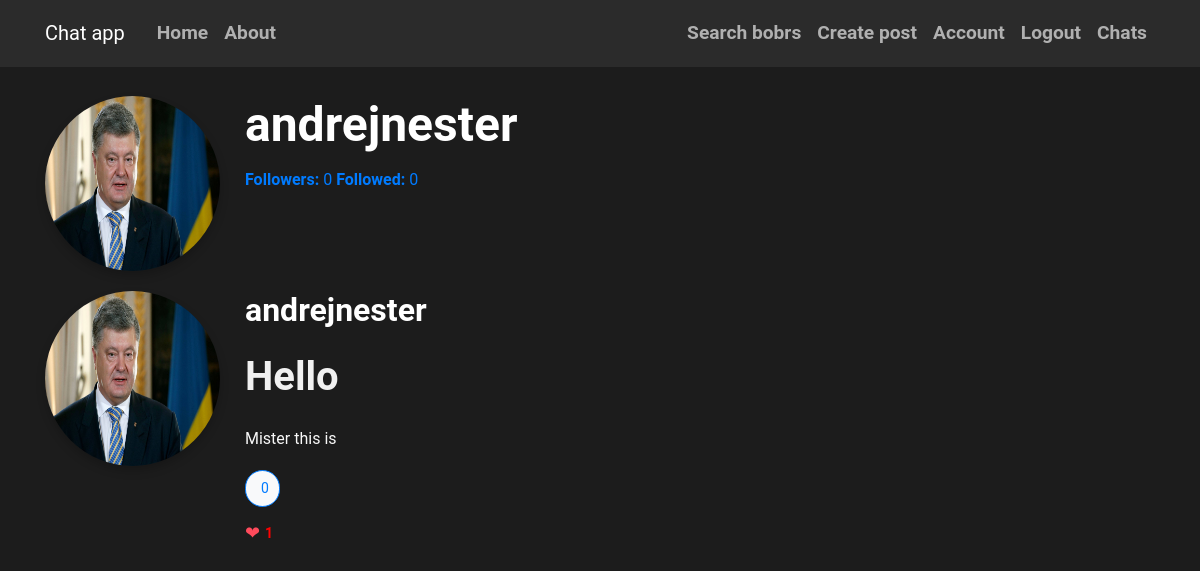
Before: /user_info/andrejnester (signed in) with the older database file.
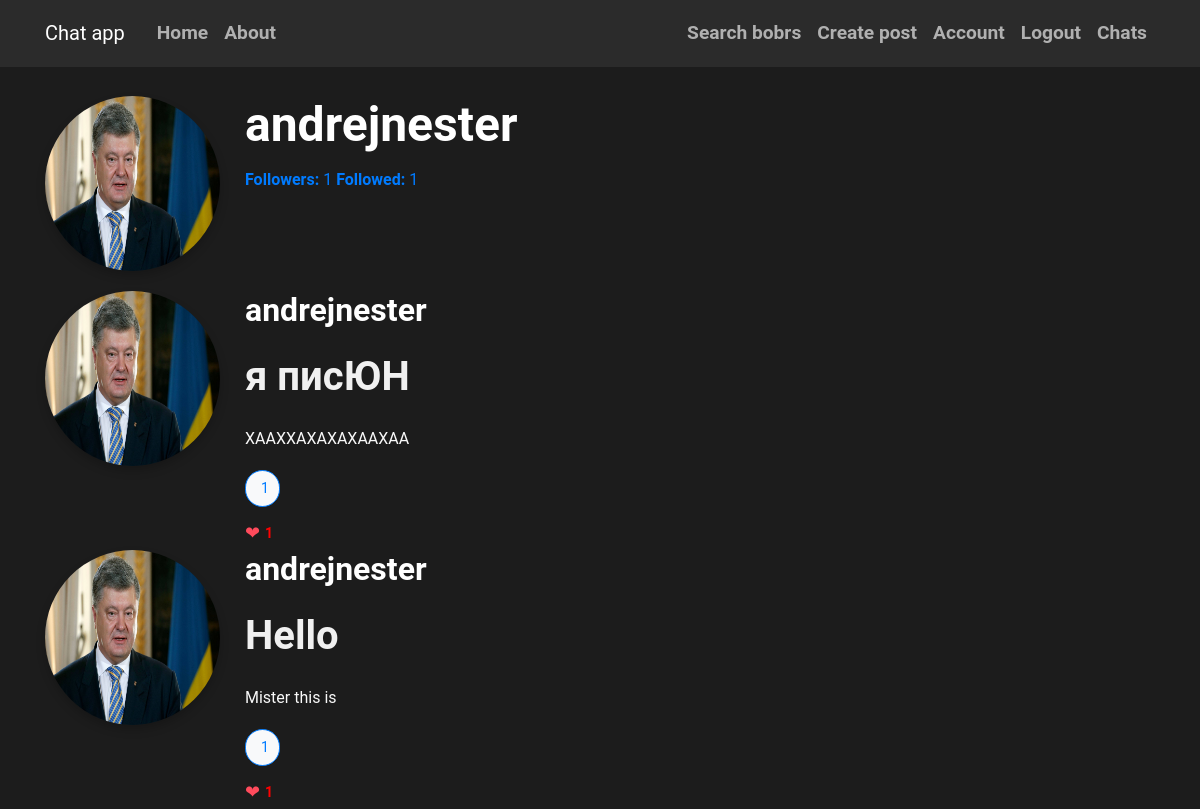
After: the same page with the newer database file.
### flaskblog/models.py (models this page shows, shortened)
class User(db.Model, UserMixin):
    id = db.Column(db.Integer, primary_key=True)
    username = db.Column(db.String(20), unique=True, nullable=False)
    email = db.Column(db.String(120), unique=True, nullable=False)
    image_file = db.Column(db.String(20), nullable=False, default='default.jpg')
    password = db.Column(db.String(60), nullable=False)
    posts = db.relationship('Post', backref='author', lazy=True)
    followed = db.relationship('Follow', foreign_keys='Follow.follower_id',
                               back_populates='follower', lazy='dynamic',
                               cascade='all, delete-orphan')
    followers = db.relationship('Follow', foreign_keys='Follow.followed_id',
                                back_populates='followed', lazy='dynamic',
                                cascade='all, delete-orphan')
    sent_messages = db.relationship('Message', foreign_keys='Message.sender_id',
                                    back_populates='sender', lazy=True)
    received_messages = db.relationship('Message', foreign_keys='Message.recipient_id',
                                        back_populates='recipient', lazy=True)

class Post(db.Model):
    id = db.Column(db.Integer, primary_key=True)
    title = db.Column(db.String(100), nullable=False)
    date_posted = db.Column(db.DateTime, nullable=False, default=datetime.utcnow)
    content = db.Column(db.Text, nullable=False)
    user_id = db.Column(db.Integer, db.ForeignKey('user.id'), nullable=False)
    comments = db.relationship('Comment', backref='post', lazy='dynamic')
    post_likes = db.relationship('Like', back_populates='post', lazy='dynamic')

### flaskblog/routes.py (the view)
@app.route("/user_info/<username>")
def user_info(username):
    user = User.query.filter_by(username=username).first_or_404()
    page = request.args.get('page', 1, type=int)
    posts = Post.query.filter_by(author=user).order_by(Post.date_posted.desc()).paginate(page=page, per_page=5)
    return render_template('user_info.html', user=user, posts=posts)

### flaskblog/models.py (called while the page is built)
@login_manager.user_loader
def load_user(user_id):
    return User.query.get(int(user_id))

### flaskblog/templates/user_info.html (shortened to what this page needs)
{% extends "base.html" %}
{% block content %}
<div class="contain">
  <div class="user-info-section">
    <div class="media">
      <img class="rounded-circle account-img" src="{{ url_for('static', filename='pictures/' + user.image_file) }}" alt="Profile Image">
      <div class="media-body">
        <h2 class="account-heading">{{ user.username }}</h2>
        <a href="{{ url_for('followers',username=user.username)}}"><strong>Followers:</strong> {{ user.followers.count() }}</a>
        <a href="{{ url_for('followed',username=user.username) }}"><strong>Followed:</strong> {{ user.followed.count() }}</a>
      </div>
    </div>
  </div>
  <div class="user-posts-section">
    {% for post in posts %}
    <div class="post-card">
      <div class="media">
        <img class="rounded-circle account-img" src="{{ url_for('static', filename='pictures/' + user.image_file) }}" alt="Profile Image">
        <div class="media-body">
          <h2 class="post-author">{{ post.author.username }}</h2>
              <h2><a class="article-title" href="{{ url_for('post',post_id=post.id) }}">{{ post.title }}</a></h2>
          <p class="post-content">{{ post.content }}</p>
          <button class="comment-button">
     {{ post.comments.count() }}
</button>
            <div class="likes-container">
    <span class="like-icon">&#10084; </span>
    <a href="{{ url_for('post_likes',post_id=post.id) }}" class="likes-count">{{ post.post_likes.count() }}</a>
</div>
        </div>
      </div>
    </div>
    {% endfor %}
  </div>
</div>
{% endblock %}

### flaskblog/templates/base.html (shortened to what this page needs)
<!DOCTYPE html>
<html lang="en">
<head>
    <link rel="stylesheet" href="https://cdn.jsdelivr.net/npm/bootstrap@4.0.0/dist/css/bootstrap.min.css">
    <link rel="stylesheet" href="{{ url_for('static', filename='main.css') }}">
  </head>
<body>
<header class="site-header">
    <nav class="navbar navbar-expand-md navbar-dark bg-steel fixed-top">
        <div class="container">
            <a class="navbar-brand mr-4" href="/">Chat app</a>
            <div class="collapse navbar-collapse" id="navbarToggle">
                <div class="navbar-nav mr-auto">
                    <a class="nav-item nav-link" href="{{ url_for('home') }}">Home</a>
                    <a class="nav-item nav-link" href="{{ url_for('about') }}">About</a>
                </div>
                <div class="navbar-nav">
                    {% if current_user.is_authenticated %}
                        <a class="nav-item nav-link" href="{{ url_for('search') }}">Search bobrs</a>
                        <a class="nav-item nav-link" href="{{ url_for('create_post') }}">Create post</a>
                        <a class="nav-item nav-link" href="{{ url_for('account') }}">Account</a>
                        <a class="nav-item nav-link" href="{{ url_for('logout') }}">Logout</a>
                        <a class="nav-item nav-link" href="{{ url_for('chats',username=current_user.username) }}">Chats</a>
                    {% else %}
                        <a class="nav-item nav-link" href="{{ url_for('login') }}">Login</a>
                        <a class="nav-item nav-link" href="{{ url_for('register') }}">Register</a>
                    {% endif %}
                </div>
            </div>
        </div>
    </nav>
</header>
<main role="main" class="container">
    <div class="row">
        <div class="col-md-8">
            {% block content %}{% endblock %}
        </div>
        <div class="col-md-4">
        </div>
    </div>
</main>
</body>
</html>

### flaskblog/static/main.css (style rules this page uses)
body { background: #1c1c1c; color: #f8f8f8; margin-top: 6rem; font-family: 'Roboto', sans-serif; line-height: 1.8; }
h1, h2, h3, h4, h5, h6 { color: #ffffff; margin-bottom: 1.5rem; font-weight: 700; }
.bg-steel { background-color: #2b2b2b; }
.site-header .navbar-nav .nav-link { color: #b0b0b0; font-weight: 600; font-size: 1.2rem; transition: color 0.3s ease; }
.article-title { color: #f0f0f0; font-size: 2.5rem; font-weight: 600; }
.account-img { height: 175px; width: 175px; margin-right: 25px; margin-bottom: 20px; border-radius: 50%; box-shadow: 0 5px 10px rgba(0, 0, 0, 0.2); }
.account-heading { font-size: 3rem; color: #ffffff; margin-bottom: 0.8rem; }
button, input[type="submit"] { background-color: #444444; color: #ffffff; border: none; border-radius: 6px; padding: 12px 25px; font-size: 1.2rem; cursor: pointer; transition: background-color 0.3s ease; }
.comment-button { background-color: #f8f9fa; border: 1px solid #007bff; color: #007bff; font-size: 14px; padding: 5px 10px; border-radius: 20px; display: flex; align-items: center; cursor: pointer; transition: background-color 0.3s, color 0.3s; }
.likes-container { display: flex; align-items: center; margin-top: 10px; }
.like-icon { font-size: 18px; color: #ff4b5c; margin-right: 5px; }
.likes-count { font-size: 14px; color: red; font-weight: bold; }

Changed rows visible on the page:
added Post: image_file (placeholder picture), author.username "andrejnester", title "я писЮН", content "ХААХХАХАХАХААХАА", comments.count "1", post_likes.count "1"
computed for Post "Hello": comments.count "0" → "1"
Other visible differences:
{{ user.followers.count() }}: "0" → "1"
{{ user.followed.count() }}: "0" → "1"
